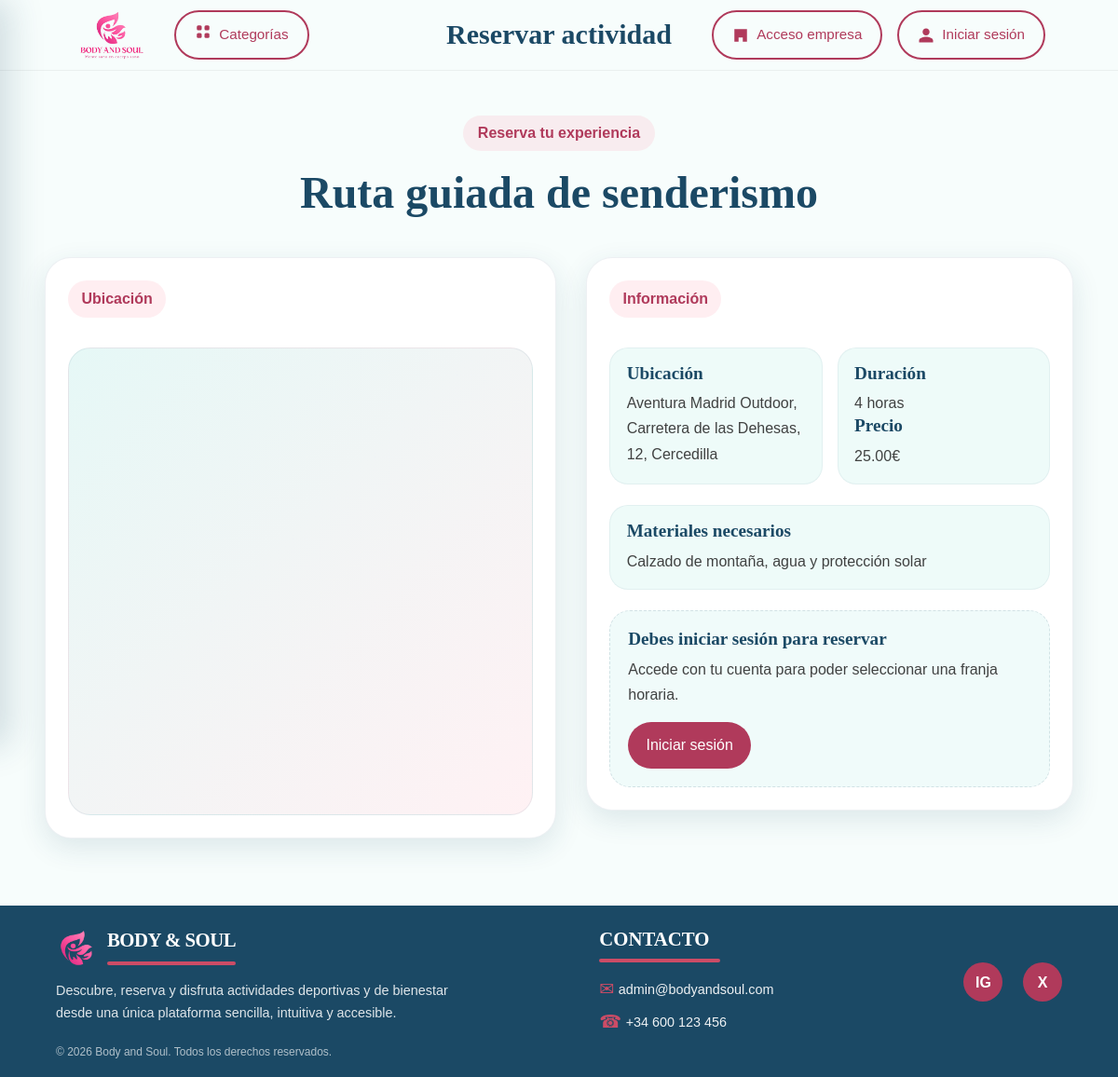
/publico/reserva.php?idact=1, run on the app's committed database.
### tables this page shows
CREATE TABLE `servicio` (
  `id_servicio` int(11) NOT NULL,
  `id_empresa` int(11) NOT NULL,
  `nombre_servicio` varchar(150) NOT NULL,
  `descripcion` text DEFAULT NULL,
  `lugar` varchar(150) DEFAULT NULL,
  `id_categoria` int(11) NOT NULL,
  `precio` decimal(10,2) NOT NULL DEFAULT 0.00,
  `duracion` varchar(50) DEFAULT NULL,
  `materiales` text DEFAULT NULL,
  `estado` enum('activo','cancelado') NOT NULL DEFAULT 'activo',
  `id_municipio` int(11) DEFAULT NULL,
  `codigo_postal` varchar(10) DEFAULT NULL,
  `latitud` decimal(10,8) DEFAULT NULL,
  `longitud` decimal(11,8) DEFAULT NULL
);

### bd/bdact.php (called while the page is built, shortened)
<?php
class bdact{
public $pdo = "";
public function __construct($host,$port,$db,$user,$pass) {
    $this->pdo = new PDO("mysql:host=".$host.";port=".$port.";dbname=".$db.";charset=utf8", $user, $pass);
    }
public function obtenerActividadPorId($idServicio){
    $sentencia = "SELECT
            s.*,
            e.nombre_empresa,
            e.telefono AS telefono_empresa,
            e.email AS email_empresa
        FROM servicio s
        INNER JOIN empresa e ON s.id_empresa = e.id_empresa
        WHERE s.id_servicio = :id_servicio";
    $ejecucion = $this->pdo->prepare($sentencia);
    $ejecucion->execute([
        ":id_servicio" => $idServicio
    ]);
    $fila = $ejecucion->fetch(PDO::FETCH_ASSOC);
    return $fila;
}
}
?>

### publico/reserva.php (the view, shortened to what this page needs)
<?php
$titulo = "<h1>Reservar actividad</h1>";
require_once("head.php");
require_once("../bd/bdact.php");
$bdact = new bdact("localhost", 3306, "plataforma_servicios1", "root", "");
$idServicio = (int) $_GET["idact"];
$actividad = $bdact->obtenerActividadPorId($idServicio);
?>
<main class="booking-page">
  <section class="booking-section">
    <div class="container">
      <div class="booking-title-block">
        <span class="section-tag">Reserva tu experiencia</span>
        <h2><?= htmlentities($actividad["nombre_servicio"]) ?></h2>
      </div>
      <div class="booking-layout">
        <article class="booking-map-card">
          <div class="booking-card-header">
            <span class="section-tag">Ubicación</span>
          </div>
          <div class="map-wrapper">
            <iframe
              src="https://www.google.com/maps?q=<?= urlencode($actividad["lugar"]) ?>&output=embed"
              title="Mapa de ubicación de la actividad"
              loading="lazy"
>
            </iframe>
          </div>
        </article>
        <article class="booking-form-card">
           <div class="booking-card-header">
            <span class="section-tag">Información</span>
          </div>
          <div class="booking-info-content">
            <div class="info-grid">
              <div class="info-item">
                <h4>Ubicación</h4>
                <p><?= htmlentities($actividad["lugar"]) ?></p>
              </div>
              <div class="info-item">
                <h4>Duración</h4>
                <p><?= !empty($actividad["duracion"]) ? htmlentities($actividad["duracion"]) : 'No especificada' ?></p>
                <h4>Precio</h4>
                  <p><?=$actividad['precio']?>€</p>
              </div>
            </div>
            <div class="info-box">
              <h4>Materiales necesarios</h4>
              <p><?= !empty($actividad["materiales"]) ? htmlentities($actividad["materiales"]) : 'No especificados' ?></p>
            </div>
            <?php if (!isset($_SESSION["usuario"])): ?>
              <div class="booking-empty-state">
                <h4>Debes iniciar sesión para reservar</h4>
                <p>Accede con tu cuenta para poder seleccionar una franja horaria.</p>
                <a href="login.php" class="btn btn-primary" style="margin-top: 1rem;">Iniciar sesión</a>
              </div>
            <?php endif; ?>
          </div>
        </article>
      </div>
    </div>
  </section>
</main>
<?php require_once("footer.php"); ?>
</body>
</html>

### css/styles.css (style rules this page uses)
:root { --mint: #147a72; --navy: #1B4965; --pink: #b03a5b; --light: #F7FDFC; --dark: #2E2E2E; --white: #ffffff; --font-title: "Sansita Swashed", serif; --font-text: "Overpass", sans-serif; --radius-sm: 10px; --radius-md: 18px; --radius-lg: 28px; --shadow-soft: 0 10px 30px rgba(27, 73, 101, 0.12); --transition: all 0.3s ease; }
* { margin: 0; padding: 0; box-sizing: border-box; }
html { scroll-behavior: smooth; }
body { font-family: var(--font-text); color: var(--dark); background-color: var(--light); line-height: 1.6; }
a { text-decoration: none; color: inherit; }
.container { width: min(1200px, 92%); margin: 0 auto; }
h1, h2, h3, h4 { font-family: var(--font-title); color: var(--navy); line-height: 1.15; }
.section-tag { display: inline-block; background-color: rgba(255, 143, 163, 0.15); color: var(--pink); font-weight: 700; padding: 0.45rem 0.9rem; border-radius: 999px; margin-bottom: 1rem; }
.btn { display: inline-flex; align-items: center; justify-content: center; gap: 0.5rem; border: none; cursor: pointer; padding: 0.75rem 1.2rem; border-radius: 999px; font-weight: 500; transition: var(--transition); text-align: center; }
.btn-primary { background-color: var(--pink); color: var(--white); }
.header-title h1 { font-family: var(--font-title); font-size: 30px; color: var(--navy); }

### css/public-styles/actividad.css (style rules this page uses)
.info-block p, .info-item p { color: rgba(46, 46, 46, 0.9); line-height: 1.7; }
.info-grid { display: grid; grid-template-columns: 1fr 1fr; gap: 1rem; }
.info-item { background: rgba(46, 196, 182, 0.08); border-radius: 20px; padding: 1rem 1.1rem; border: 1px solid rgba(27, 73, 101, 0.06); }

### css/public-styles/reserva.css (style rules this page uses)
.booking-page { padding: 2rem 0 0; }
.booking-section { padding: 1rem 0 3rem; }
.booking-title-block { text-align: center; margin-bottom: 2.5rem; }
.booking-title-block .section-tag { display: inline-block; margin-bottom: 1rem; padding: 0.4rem 1rem; }
.booking-title-block h2 { font-size: clamp(2rem, 4vw, 3rem); color: var(--navy); max-width: 700px; margin: 0 auto; line-height: 1.2; }
.booking-layout { display: grid; grid-template-columns: 1.05fr 1fr; gap: 2rem; align-items: start; }
.booking-map-card, .booking-form-card { background: var(--white); border-radius: 28px; box-shadow: var(--shadow-soft); border: 1px solid rgba(27, 73, 101, 0.08); padding: 1.5rem; }
.booking-card-header { margin-bottom: 1rem; }
.map-wrapper { width: 100%; min-height: 500px; border-radius: 24px; overflow: hidden; background: linear-gradient( 135deg, rgba(46, 196, 182, 0.12), rgba(255, 143, 163, 0.12) ); border: 1px solid rgba(27, 73, 101, 0.08); }
.map-wrapper iframe { width: 100%; height: 500px; border: 0; display: block; }
.booking-info-content { display: flex; flex-direction: column; gap: 1.4rem; }
.info-grid { display: grid; grid-template-columns: 1fr 1fr; gap: 1rem; }
.info-item, .info-box { background: rgba(46, 196, 182, 0.08); border-radius: 20px; padding: 1rem 1.1rem; border: 1px solid rgba(27, 73, 101, 0.06); }
.info-item h4, .info-box h4, .time-slots-block h4, .booking-empty-state h4, .available-dates-block h4 { font-size: 1.2rem; color: var(--navy); margin-bottom: 0.45rem; font-family: var(--font-title); }
.info-item p, .info-box p, .booking-empty-state p { color: rgba(46, 46, 46, 0.9); line-height: 1.7; margin: 0; }
.booking-empty-state { background: rgba(46, 196, 182, 0.07); border: 1px dashed rgba(27, 73, 101, 0.14); border-radius: 22px; padding: 1.2rem; }

### data on the page
servicio: nombre_servicio "Ruta guiada de senderismo", lugar "Aventura Madrid Outdoor, Carretera de las Dehesas, 12, Cercedilla", duracion "4 horas", precio "25.00", materiales "Calzado de montaña, agua y protección solar"
